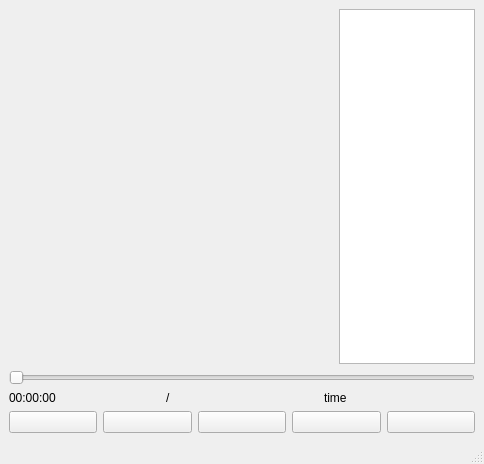
<?xml version="1.0" encoding="UTF-8"?>
<ui version="4.0">
 <class>MainWindow</class>
 <widget class="QMainWindow" name="MainWindow">
  <property name="geometry">
   <rect>
    <x>0</x>
    <y>0</y>
    <width>484</width>
    <height>464</height>
   </rect>
  </property>
  <property name="windowTitle">
   <string>MainWindow</string>
  </property>
  <property name="styleSheet">
   <string notr="true">QpushButton{
border:none;
}
QPushButton:hover{
background-color:blue;
}</string>
  </property>
  <property name="documentMode">
   <bool>true</bool>
  </property>
  <widget class="QWidget" name="centralwidget">
   <layout class="QVBoxLayout" name="verticalLayout">
    <item>
     <layout class="QHBoxLayout" name="horizontalLayout_2">
      <item>
       <spacer name="verticalSpacer">
        <property name="orientation">
         <enum>Qt::Orientation::Vertical</enum>
        </property>
        <property name="sizeHint" stdset="0">
         <size>
          <width>330</width>
          <height>40</height>
         </size>
        </property>
       </spacer>
      </item>
      <item>
       <widget class="QListWidget" name="musicList"/>
      </item>
     </layout>
    </item>
    <item>
     <widget class="QSlider" name="horizontalSlider">
      <property name="orientation">
       <enum>Qt::Orientation::Horizontal</enum>
      </property>
     </widget>
    </item>
    <item>
     <layout class="QHBoxLayout" name="horizontalLayout_3">
      <item>
       <widget class="QLabel" name="label">
        <property name="text">
         <string>00:00:00</string>
        </property>
       </widget>
      </item>
      <item>
       <widget class="QLabel" name="label_3">
        <property name="text">
         <string>/</string>
        </property>
       </widget>
      </item>
      <item>
       <widget class="QLabel" name="label_2">
        <property name="text">
         <string>time</string>
        </property>
       </widget>
      </item>
     </layout>
    </item>
    <item>
     <layout class="QHBoxLayout" name="horizontalLayout">
      <item>
       <widget class="QPushButton" name="prebtn">
        <property name="text">
         <string/>
        </property>
        <property name="icon">
         <iconset resource="resources.qrc">
          <normaloff>:/music_icons/last.png</normaloff>:/music_icons/last.png</iconset>
        </property>
       </widget>
      </item>
      <item>
       <widget class="QPushButton" name="playbtn">
        <property name="text">
         <string/>
        </property>
        <property name="icon">
         <iconset resource="resources.qrc">
          <normaloff>:/music_icons/pause.png</normaloff>:/music_icons/pause.png</iconset>
        </property>
       </widget>
      </item>
      <item>
       <widget class="QPushButton" name="nextbtn">
        <property name="text">
         <string/>
        </property>
        <property name="icon">
         <iconset resource="resources.qrc">
          <normaloff>:/music_icons/next.png</normaloff>:/music_icons/next.png</iconset>
        </property>
       </widget>
      </item>
      <item>
       <widget class="QPushButton" name="modebtn">
        <property name="text">
         <string/>
        </property>
        <property name="icon">
         <iconset resource="resources.qrc">
          <normaloff>:/music_icons/random.png</normaloff>:/music_icons/random.png</iconset>
        </property>
       </widget>
      </item>
      <item>
       <widget class="QPushButton" name="listbtn">
        <property name="text">
         <string/>
        </property>
        <property name="icon">
         <iconset resource="resources.qrc">
          <normaloff>:/music_icons/playlist.png</normaloff>:/music_icons/playlist.png</iconset>
        </property>
       </widget>
      </item>
     </layout>
    </item>
   </layout>
  </widget>
  <widget class="QMenuBar" name="menubar">
   <property name="geometry">
    <rect>
     <x>0</x>
     <y>0</y>
     <width>484</width>
     <height>19</height>
    </rect>
   </property>
  </widget>
  <widget class="QStatusBar" name="statusbar"/>
 </widget>
 <resources>
  <include location="resources.qrc"/>
 </resources>
 <connections/>
</ui>
